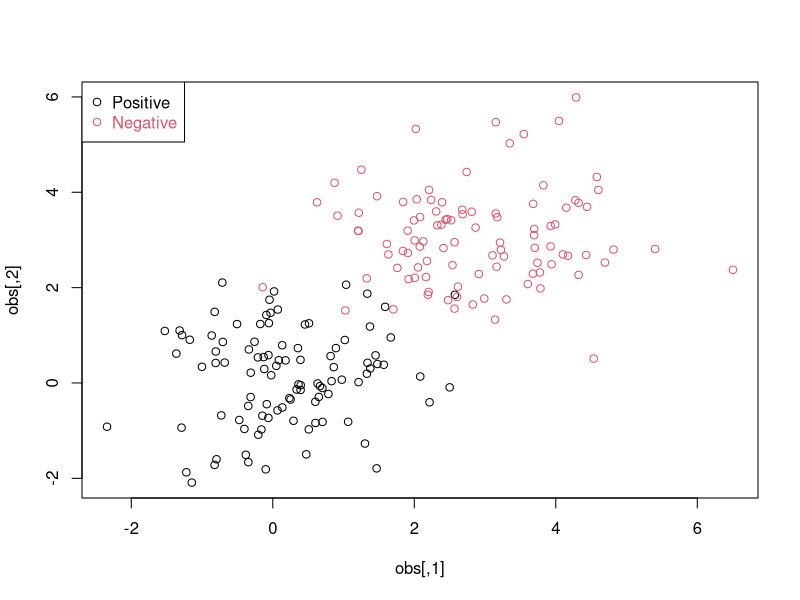
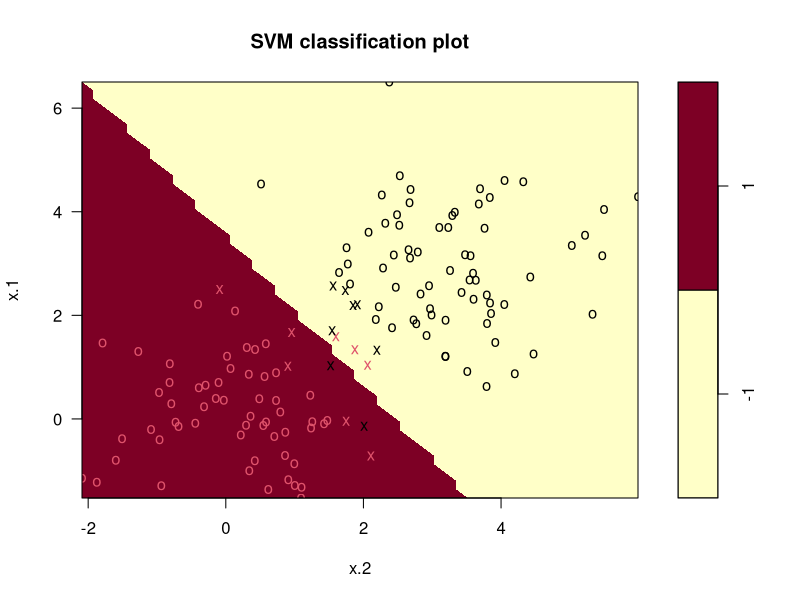
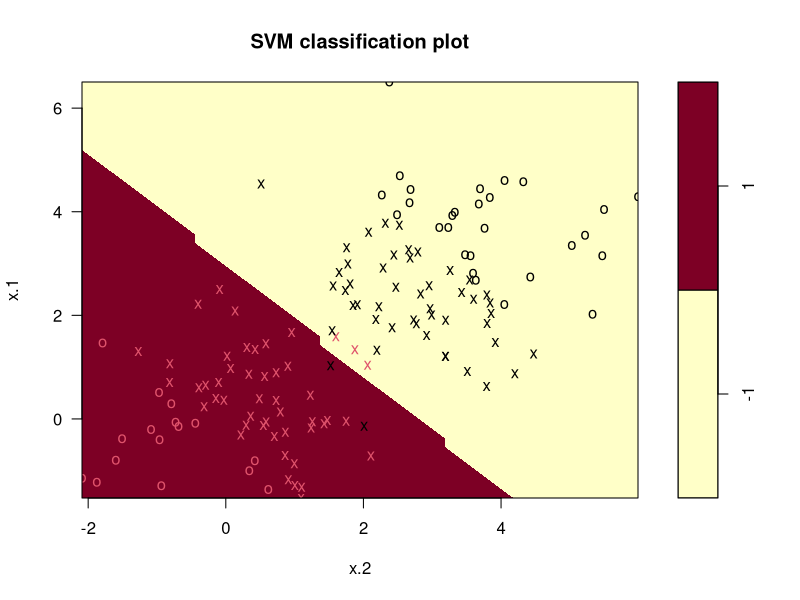
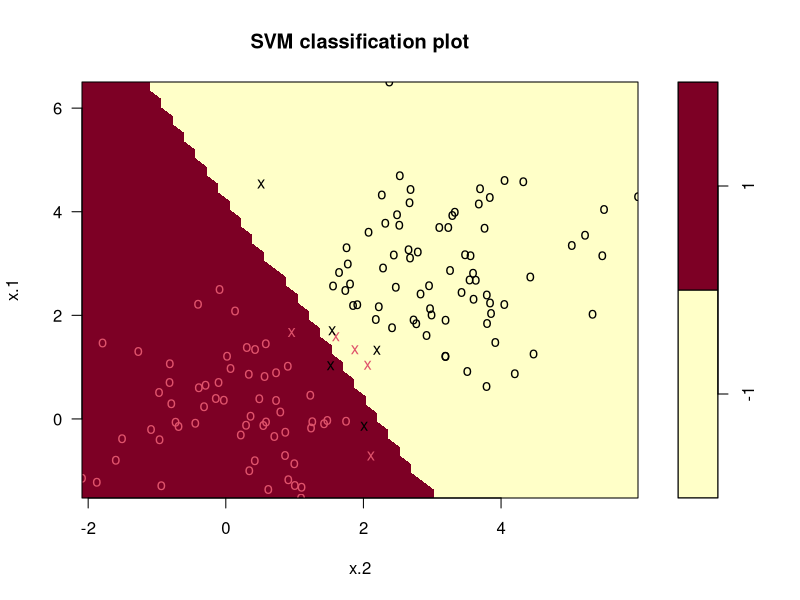

R code for these plots, in order:
# Clear enviroment
rm(list = ls())

# Generate Linearly Separable Data

# Set seed
set.seed(300)

# Observations
observations <- 100

# Features 
feaures <- 2

# Data points for each class
data_points <- observations * feaures

# Cluster means 
pos_mean <- 0
neg_mean <- 3 

postive = matrix(rnorm(data_points, mean = pos_mean), nrow = 100, ncol = 2)
negative = matrix(rnorm(data_points, mean = neg_mean), nrow = 100, ncol = 2)

labels <- c(rep(1, 100), rep(-1, 100))

obs <- rbind(postive, negative)

data <- data.frame(x = obs, y = as.factor(labels))

plot(obs, col=ifelse( labels > 0, 1, 2))
legend("topleft",c("Positive","Negative"),col=seq(2),pch=1,text.col=seq(2))

# Split data into training & test sets

set.seed(300)

train_indices <- sample(200, 200 * 0.7)

training_set <- data[train_indices, ]

test_obs <- obs[-train_indices, ]
test_labels <- labels[-train_indices]



# Part 1: Load SVM Library

#install.packages("e1071")
library(e1071)



# Part 2: Linear SVM with cost = 1

linear_fit_1 = svm(y~.,data = training_set, kernel = "linear",cost = 1)



# Part 3: Report Results

summary(linear_fit_1)

# The results shows that there are 12 spoort vetors



# Part 4: Linear SVM Plot

plot(linear_fit_1, training_set)

# The results show that there are 3 points close to the margin, 1 on the pink side, 2 on the blue



# Part 5: Predictions on Linear Model

# predictions
prediction_linear_1 = predict(linear_fit_1, newdata = test_obs)

# error calculation
mean(prediction_linear_1 != test_labels)


# Part 6: Linear Models with cost 0.01 & 0.00001

# a: cost = 0.01

# build model
linear_fit_001 = svm(y~.,data = training_set, kernel = "linear",cost = 0.01)

# summary 
summary(linear_fit_001)

# 92 support vectors

# plot
plot(linear_fit_001, training_set)

# similar boundray

# predictions
prediction_linear_001 = predict(linear_fit_001, newdata = test_obs)

# error calculation
mean(prediction_linear_001 != test_labels)

# same error rate


# b: cost = 1e5

# build model
linear_fit_1e5 = svm(y~.,data = training_set, kernel = "linear",cost = 1e5)

# summary 
summary(linear_fit_1e5)

# 8 support vectors

# plot
plot(linear_fit_1e5, training_set)

# Only 2 points close to boundary on pink side

# predictions
prediction_linear_1e5 = predict(linear_fit_1e5, newdata = test_obs)

# error calculation
mean(prediction_linear_1e5 != test_labels)

# same error 



# Part 7: Find Optimal Model
